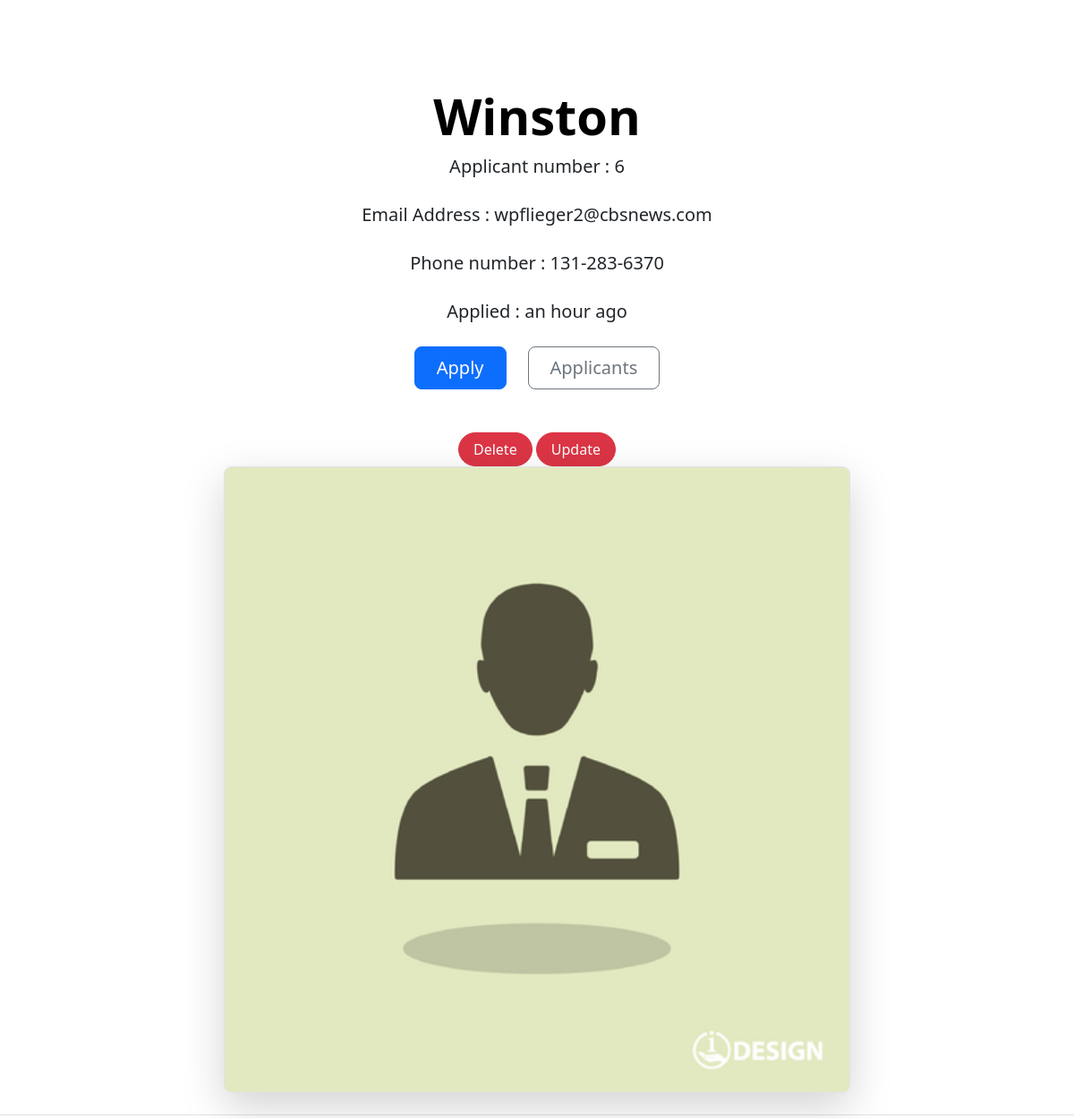
/student/6, run on the app's committed database.
### Formpractise/models.py (models this page shows, shortened)
class Student(models.Model):
    choices = ((False,'Male'),(False,'Female'),(False,'Other'))
    first_name = models.CharField(max_length=20)
    last_name = models.CharField(max_length=20)
    location = models.CharField(max_length=20)
    mothers_name = models.CharField(max_length=20,null=True)
    fathers_name = models.CharField(max_length=20,null=True)
    phone_number = models.CharField(unique=True,max_length=30)
    email_address = models.EmailField(unique=True)
    dateofBirth = models.DateField(null=True)
    application = models.ImageField(upload_to=unique_img,default='applications/default.jpg')
    gender = models.BooleanField(choices=choices,default=False)
    created_at = models.DateTimeField(auto_now_add=True)

### Formpractise/views.py (the view)
# urls.py: path('student/<int:stud_id>',views.student,name='student'),
def student(request, stud_id):
    studentt = Student.objects.get(pk=stud_id)
    return render(request,'student.html',{"student":studentt})

### templates/student.html (shortened to what this page needs)
{% load humanize %}
<!DOCTYPE html>
<html lang="en">
<head>
     <link href="https://cdn.jsdelivr.net/npm/bootstrap@5.3.2/dist/css/bootstrap.min.css" rel="stylesheet">
</head>
<body>
{% include 'alerts.html' %}
{% block content %}
<div class="px-4 pt-5 my-5 text-center border-bottom">
    <h1 class="display-4 fw-bold text-body-emphasis">{{ student.first_name|title }}</h1>
    <div class="col-lg-6 mx-auto">
      <p class="lead mb-4">Applicant number : {{ student.id }}</p>
        <p class="lead mb-4">Email Address : {{ student.email_address }}</p>
        <p class="lead mb-4">Phone number : {{ student.phone_number }}</p>
        <p class="lead mb-4">Applied : {{ student.created_at| naturaltime }}</p>
      <div class="d-grid gap-2 d-sm-flex justify-content-sm-center mb-5">
        <a href="{% url 'home' %}" type="button" class="btn btn-primary btn-lg px-4 me-sm-3">Apply</a>
        <a href="{% url 'allstudents' %}" type="button" class="btn btn-outline-secondary btn-lg px-4">Applicants</a>
      </div><a href="{% url 'delete' student.id %}" class="btn btn-danger rounded-pill px-3" type="button">Delete</a>
        <a href="{% url 'update' student.id %}" class="btn btn-danger rounded-pill px-3" type="button">Update</a>
    </div>
      <div class="container px-5">
        <img src="{{ student.application.url }}" class="img-fluid border rounded-3 shadow-lg mb-4" width="700" height="500" loading="lazy">
      </div>
    </div>
{% endblock %}
</body>
</html>

### data on the page
Student: first_name "Winston", id "6", email_address "wpflieger2@cbsnews.com", phone_number "131-283-6370", created_at "an hour ago", application (placeholder picture)
